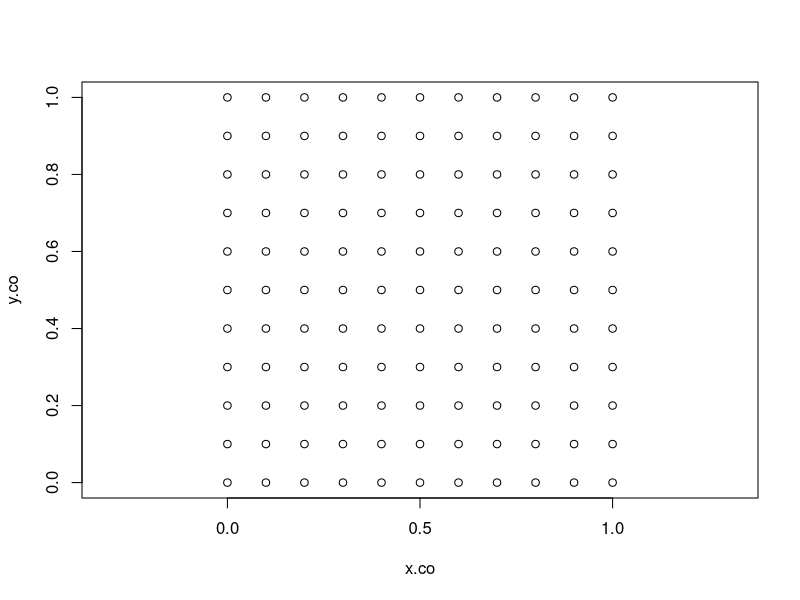
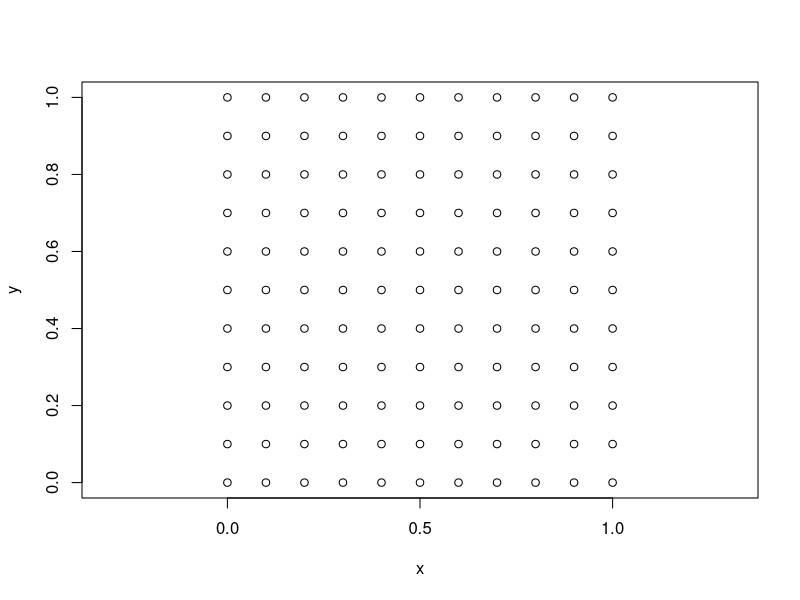
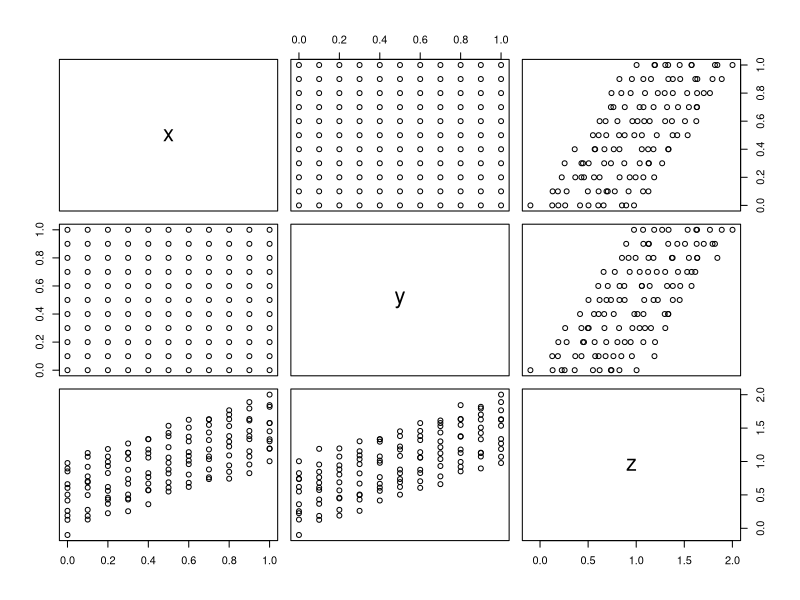
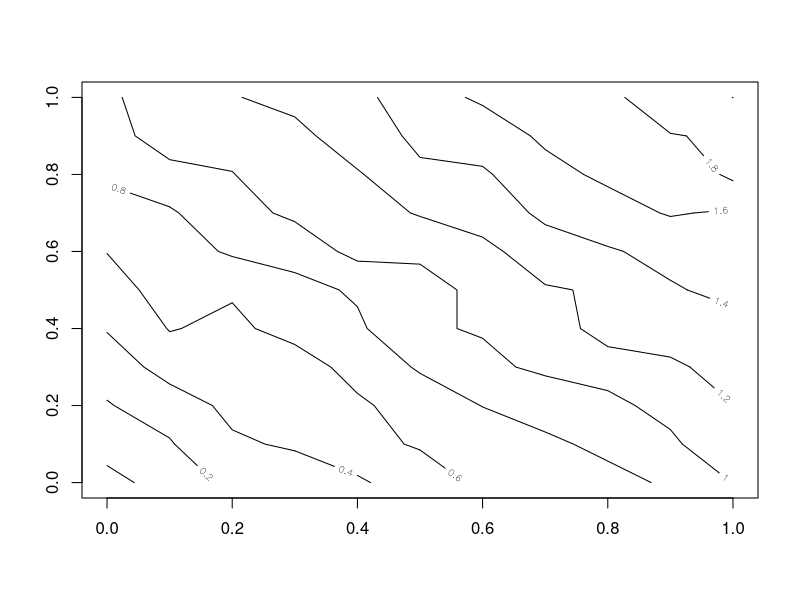

The R script that drew these images, in order:
## Simple linear spatial regression
## Grid creation
x.co <- rep(seq(0,1,0.1),11)
y.co <- rep(seq(0,1,0.1),length = 121, each=11)
plot(x.co,y.co, asp=T)

surf.df <- data.frame(x=x.co, y=y.co)
plot(surf.df, asp=TRUE)

surf.df$z <- surf.df$x + surf.df$y + rnorm(121,sd=0.05)
plot(surf.df) # scatter plot matrix

## Contour plot
surf.mat <- matrix(surf.df$z, nrow=11)
contour(seq(0,1,0.1), seq(0,1,0.1), surf.mat)

surf.lm <- lm(z ~ x + y, data = surf.df)
summary(surf.lm)
